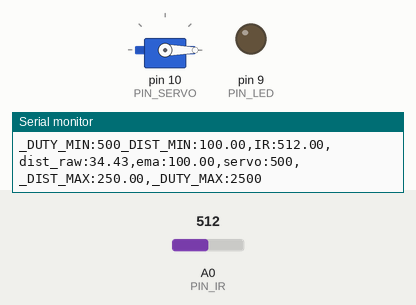
Bench run of a sketch on a simulated Arduino Uno, built with avr-gcc and run on an emulated ATmega328P. Shown: servo, output pins drawn as LEDs (lit = HIGH), the last lines printed to the serial monitor. The test bench sets the inputs (shaded band); at power-on: A0 (PIN_IR) = 512.

Above: at 1.2 s.
1.3 s: A0 (PIN_IR) set to 358
2.8 s: A0 (PIN_IR) set to 331
At 4.4 s:
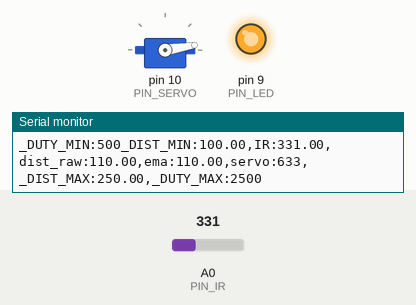
4.7 s: A0 (PIN_IR) set to 240
At 6.2 s:
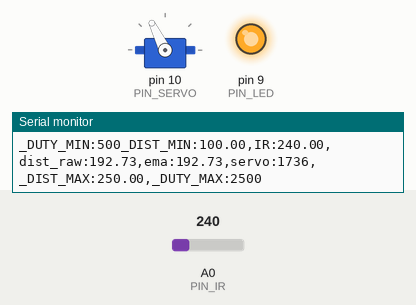
6.8 s: A0 (PIN_IR) set to 306
At 8.2 s:
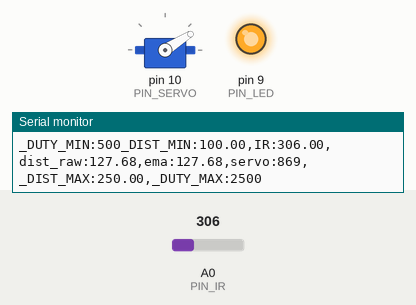
8.6 s: A0 (PIN_IR) set to 122
At 8.9 s:
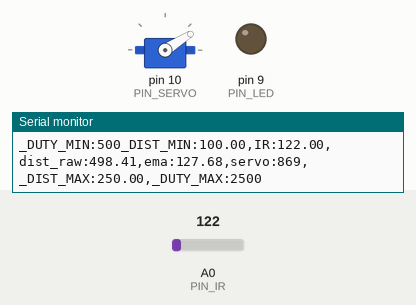
10.1 s: A0 (PIN_IR) set to 185
11.6 s: A0 (PIN_IR) set to 203
At 12.2 s:
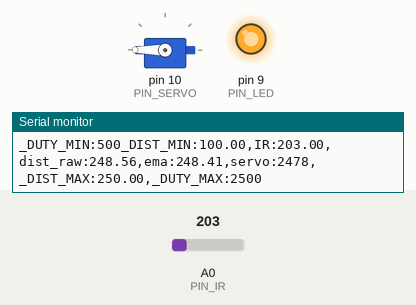
Timing chart, 0 to 14.3 s (numbered marks = the images above; inputs shaded):
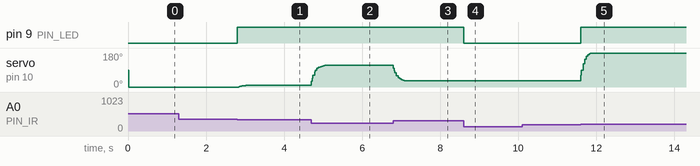

The sketch:

17_example_3.ino
```cpp
#include <Servo.h>

#define PIN_IR    0
#define PIN_LED   9
#define PIN_SERVO 10

#define _DUTY_MIN 500
#define _DUTY_NEU 1450
#define _DUTY_MAX 2500

#define _DIST_MIN 100.0
#define _DIST_MAX 250.0

#define EMA_ALPHA 0.20f
#define LOOP_INTERVAL 20

Servo myservo;
unsigned long last_loop_time;

float dist_prev = _DIST_MIN;
float dist_ema = _DIST_MIN;

void setup()
{
  pinMode(PIN_LED, OUTPUT);
  myservo.attach(PIN_SERVO);
  myservo.writeMicroseconds(_DUTY_NEU);
  Serial.begin(1000000);
  last_loop_time = millis();
}

void loop()
{
  unsigned long time_curr = millis();
  int duty;
  float a_value, dist_raw;

  if (time_curr < (last_loop_time + LOOP_INTERVAL))
    return;
  last_loop_time += LOOP_INTERVAL;

  a_value = analogRead(PIN_IR);
  if (a_value > 9.0f) dist_raw = ((6762.0f / (a_value - 9.0f)) - 4.0f) * 10.0f - 60.0f;
  else dist_raw = _DIST_MAX + 1.0f;

  if (dist_raw >= _DIST_MIN && dist_raw <= _DIST_MAX) {
    digitalWrite(PIN_LED, HIGH);
    dist_prev = dist_raw;
  } else {
    digitalWrite(PIN_LED, LOW);
  }

  dist_ema = EMA_ALPHA * dist_prev + (1.0f - EMA_ALPHA) * dist_ema;

  duty = (int)(_DUTY_MIN + (dist_ema - _DIST_MIN) * ((_DUTY_MAX - _DUTY_MIN) / (_DIST_MAX - _DIST_MIN)));
  if (duty < _DUTY_MIN) duty = _DUTY_MIN;
  if (duty > _DUTY_MAX) duty = _DUTY_MAX;

  myservo.writeMicroseconds(duty);

  Serial.print("_DUTY_MIN:");  Serial.print(_DUTY_MIN);
  Serial.print("_DIST_MIN:");  Serial.print(_DIST_MIN);
  Serial.print(",IR:");        Serial.print(a_value);
  Serial.print(",dist_raw:");  Serial.print(dist_raw);
  Serial.print(",ema:");       Serial.print(dist_ema);
  Serial.print(",servo:");     Serial.print(duty);
  Serial.print(",_DIST_MAX:"); Serial.print(_DIST_MAX);
  Serial.print(",_DUTY_MAX:"); Serial.print(_DUTY_MAX);
  Serial.println("");
}
```

Measured:
- the behaviour switches between 348 and 347 on A0 (PIN_IR) (found by bisection; images 0 and 1)
- the behaviour switches between 202 and 203 on A0 (PIN_IR) (found by bisection; images 4 and 5)
- after the input at 2.8 s, pin 9 (PIN_LED): LOW → HIGH at once; servo on pin 10 (PIN_SERVO): 0° → 7° at once, → 8° 0.18 s later, → 9° 0.18 s later
- after the input at 4.7 s, servo on pin 10 (PIN_SERVO): moves from 9° to 116° over 0.60 s, starting at once
- after the input at 6.8 s, servo on pin 10 (PIN_SERVO): moves from 116° to 32° over 0.38 s, starting at once
- after the input at 8.6 s, pin 9 (PIN_LED): HIGH → LOW at once
- after the input at 11.6 s, pin 9 (PIN_LED): LOW → HIGH at once; servo on pin 10 (PIN_SERVO): moves from 32° to 180° over 0.26 s, starting at once
